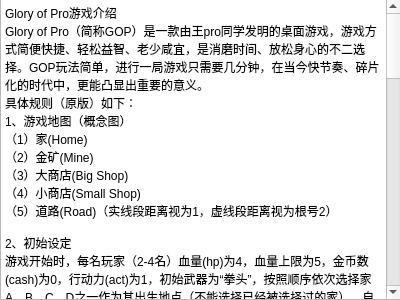
<?xml version="1.0" encoding="UTF-8"?>
<ui version="4.0">
 <class>Rule</class>
 <widget class="QWidget" name="Rule">
  <property name="geometry">
   <rect>
    <x>0</x>
    <y>0</y>
    <width>400</width>
    <height>300</height>
   </rect>
  </property>
  <property name="windowTitle">
   <string>Form</string>
  </property>
  <widget class="QTextBrowser" name="textBrowser">
   <property name="geometry">
    <rect>
     <x>0</x>
     <y>-1</y>
     <width>401</width>
     <height>301</height>
    </rect>
   </property>
   <property name="sizePolicy">
    <sizepolicy hsizetype="Maximum" vsizetype="Maximum">
     <horstretch>0</horstretch>
     <verstretch>0</verstretch>
    </sizepolicy>
   </property>
   <property name="minimumSize">
    <size>
     <width>0</width>
     <height>0</height>
    </size>
   </property>
   <property name="html">
    <string>&lt;!DOCTYPE HTML PUBLIC &quot;-//W3C//DTD HTML 4.0//EN&quot; &quot;http://www.w3.org/TR/REC-html40/strict.dtd&quot;&gt;
&lt;html&gt;&lt;head&gt;&lt;meta name=&quot;qrichtext&quot; content=&quot;1&quot; /&gt;&lt;meta charset=&quot;utf-8&quot; /&gt;&lt;style type=&quot;text/css&quot;&gt;
p, li { white-space: pre-wrap; }
&lt;/style&gt;&lt;/head&gt;&lt;body style=&quot; font-family:'Microsoft YaHei UI'; font-size:9pt; font-weight:400; font-style:normal;&quot;&gt;
&lt;p style=&quot; margin-top:0px; margin-bottom:0px; margin-left:0px; margin-right:0px; -qt-block-indent:0; text-indent:0px;&quot;&gt;Glory of Pro游戏介绍&lt;/p&gt;
&lt;p style=&quot; margin-top:0px; margin-bottom:0px; margin-left:0px; margin-right:0px; -qt-block-indent:0; text-indent:0px;&quot;&gt;Glory of Pro（简称GOP）是一款由王pro同学发明的桌面游戏，游戏方式简便快捷、轻松益智、老少咸宜，是消磨时间、放松身心的不二选择。GOP玩法简单，进行一局游戏只需要几分钟，在当今快节奏、碎片化的时代中，更能凸显出重要的意义。&lt;/p&gt;
&lt;p style=&quot; margin-top:0px; margin-bottom:0px; margin-left:0px; margin-right:0px; -qt-block-indent:0; text-indent:0px;&quot;&gt;具体规则（原版）如下：&lt;/p&gt;
&lt;p style=&quot; margin-top:0px; margin-bottom:0px; margin-left:0px; margin-right:0px; -qt-block-indent:0; text-indent:0px;&quot;&gt;1、游戏地图（概念图）&lt;/p&gt;
&lt;p style=&quot; margin-top:0px; margin-bottom:0px; margin-left:0px; margin-right:0px; -qt-block-indent:0; text-indent:0px;&quot;&gt;（1）家(Home)&lt;/p&gt;
&lt;p style=&quot; margin-top:0px; margin-bottom:0px; margin-left:0px; margin-right:0px; -qt-block-indent:0; text-indent:0px;&quot;&gt;（2）金矿(Mine)&lt;/p&gt;
&lt;p style=&quot; margin-top:0px; margin-bottom:0px; margin-left:0px; margin-right:0px; -qt-block-indent:0; text-indent:0px;&quot;&gt;（3）大商店(Big Shop)&lt;/p&gt;
&lt;p style=&quot; margin-top:0px; margin-bottom:0px; margin-left:0px; margin-right:0px; -qt-block-indent:0; text-indent:0px;&quot;&gt;（4）小商店(Small Shop)&lt;/p&gt;
&lt;p style=&quot; margin-top:0px; margin-bottom:0px; margin-left:0px; margin-right:0px; -qt-block-indent:0; text-indent:0px;&quot;&gt;（5）道路(Road)（实线段距离视为1，虚线段距离视为根号2）&lt;/p&gt;
&lt;p style=&quot;-qt-paragraph-type:empty; margin-top:0px; margin-bottom:0px; margin-left:0px; margin-right:0px; -qt-block-indent:0; text-indent:0px;&quot;&gt;&lt;br /&gt;&lt;/p&gt;
&lt;p style=&quot; margin-top:0px; margin-bottom:0px; margin-left:0px; margin-right:0px; -qt-block-indent:0; text-indent:0px;&quot;&gt;2、初始设定&lt;/p&gt;
&lt;p style=&quot; margin-top:0px; margin-bottom:0px; margin-left:0px; margin-right:0px; -qt-block-indent:0; text-indent:0px;&quot;&gt;游戏开始时，每名玩家（2-4名）血量(hp)为4，血量上限为5，金币数(cash)为0，行动力(act)为1，初始武器为“拳头”，按照顺序依次选择家 A、B、C、D之一作为其出生地点（不能选择已经被选择过的家），自动占领出生点。完成初始设定后，进入行动轮。&lt;/p&gt;
&lt;p style=&quot;-qt-paragraph-type:empty; margin-top:0px; margin-bottom:0px; margin-left:0px; margin-right:0px; -qt-block-indent:0; text-indent:0px;&quot;&gt;&lt;br /&gt;&lt;/p&gt;
&lt;p style=&quot; margin-top:0px; margin-bottom:0px; margin-left:0px; margin-right:0px; -qt-block-indent:0; text-indent:0px;&quot;&gt;3、行动轮(move round)&lt;/p&gt;
&lt;p style=&quot; margin-top:0px; margin-bottom:0px; margin-left:0px; margin-right:0px; -qt-block-indent:0; text-indent:0px;&quot;&gt;在每个行动轮开始时，每位玩家投掷一枚色子，点数最大的玩家（可以为多名）获得行动资格，行动力提升至当前上限。&lt;/p&gt;
&lt;p style=&quot; margin-top:0px; margin-bottom:0px; margin-left:0px; margin-right:0px; -qt-block-indent:0; text-indent:0px;&quot;&gt;获得行动资格的玩家按照出生地顺序依次选择进行以下行动中的一项：&lt;/p&gt;
&lt;p style=&quot; margin-top:0px; margin-bottom:0px; margin-left:0px; margin-right:0px; -qt-block-indent:0; text-indent:0px;&quot;&gt;i.移动(walk)最多为行动力的距离（玩家仅能停留在特殊建筑所在位置）；&lt;/p&gt;
&lt;p style=&quot; margin-top:0px; margin-bottom:0px; margin-left:0px; margin-right:0px; -qt-block-indent:0; text-indent:0px;&quot;&gt;ii.进行玩家所在位置的特殊建筑的可选操作（例如，玩家处在大商店的位置，则可在大商店中购买(buy)武器）；&lt;/p&gt;
&lt;p style=&quot; margin-top:0px; margin-bottom:0px; margin-left:0px; margin-right:0px; -qt-block-indent:0; text-indent:0px;&quot;&gt;iii.攻击(attack)其它玩家，进入战斗轮。&lt;/p&gt;
&lt;p style=&quot; margin-top:0px; margin-bottom:0px; margin-left:0px; margin-right:0px; -qt-block-indent:0; text-indent:0px;&quot;&gt;进行任一行动后，玩家失去行动资格，当所有玩家均失去行动资格后，进入下一个行动轮。&lt;/p&gt;
&lt;p style=&quot;-qt-paragraph-type:empty; margin-top:0px; margin-bottom:0px; margin-left:0px; margin-right:0px; -qt-block-indent:0; text-indent:0px;&quot;&gt;&lt;br /&gt;&lt;/p&gt;
&lt;p style=&quot; margin-top:0px; margin-bottom:0px; margin-left:0px; margin-right:0px; -qt-block-indent:0; text-indent:0px;&quot;&gt;4、特殊建筑(buildings)&lt;/p&gt;
&lt;p style=&quot; margin-top:0px; margin-bottom:0px; margin-left:0px; margin-right:0px; -qt-block-indent:0; text-indent:0px;&quot;&gt;地图中的每个位置都有特殊建筑，分别为家(Home)、金矿(Mine)、大商店(Big Shop)、小商店(Small Shop)，它们有着不同的功能。&lt;/p&gt;
&lt;p style=&quot; margin-top:0px; margin-bottom:0px; margin-left:0px; margin-right:0px; -qt-block-indent:0; text-indent:0px;&quot;&gt;i.家(Home)：当玩家到达一个未被占领或占领者不在内部的Home时，可选择立即占领该Home；玩家在一个已被自己占领的Home中，若拥有行动资格，可选择回复1点血量；若玩家处于其占领的Home内，其它玩家计算到该玩家的距离时获得+0.5惩罚。&lt;/p&gt;
&lt;p style=&quot; margin-top:0px; margin-bottom:0px; margin-left:0px; margin-right:0px; -qt-block-indent:0; text-indent:0px;&quot;&gt;ii.金矿(Mine)：玩家位于金矿且拥有行动资格时，可以选择获得1金币。&lt;/p&gt;
&lt;p style=&quot; margin-top:0px; margin-bottom:0px; margin-left:0px; margin-right:0px; -qt-block-indent:0; text-indent:0px;&quot;&gt;iii.商店(Shop)：玩家位于大（小）商店且拥有行动资格时，可以选择购买装备。小商店的所有装备均比大商店中的同种装备贵1金币。&lt;/p&gt;
&lt;p style=&quot;-qt-paragraph-type:empty; margin-top:0px; margin-bottom:0px; margin-left:0px; margin-right:0px; -qt-block-indent:0; text-indent:0px;&quot;&gt;&lt;br /&gt;&lt;/p&gt;
&lt;p style=&quot; margin-top:0px; margin-bottom:0px; margin-left:0px; margin-right:0px; -qt-block-indent:0; text-indent:0px;&quot;&gt;5、战斗轮&lt;/p&gt;
&lt;p style=&quot; margin-top:0px; margin-bottom:0px; margin-left:0px; margin-right:0px; -qt-block-indent:0; text-indent:0px;&quot;&gt;玩家进行攻击时，首先进行攻击判定。攻击玩家与被攻击玩家各投掷一枚色子，若攻击玩家点数不小于攻击玩家用于攻击的装备等级的负一次方乘以被攻击玩家点数，则攻击判定为成功，否则为失败。攻击判定成功时，依据攻击玩家所使用装备对被攻击玩家造成相应伤害；攻击判定失败时，视为被攻击玩家成功防御或闪避了此次攻击，不受到伤害。&lt;/p&gt;
&lt;p style=&quot; margin-top:0px; margin-bottom:0px; margin-left:0px; margin-right:0px; -qt-block-indent:0; text-indent:0px;&quot;&gt;玩家可选择使用近战或远程武器进行攻击。&lt;/p&gt;
&lt;p style=&quot; margin-top:0px; margin-bottom:0px; margin-left:0px; margin-right:0px; -qt-block-indent:0; text-indent:0px;&quot;&gt;玩家使用近战武器进行攻击时，需与被攻击玩家距离为0；使用远程武器进行攻击时，需与被攻击玩家距离不大于其远程武器射程。&lt;/p&gt;
&lt;p style=&quot;-qt-paragraph-type:empty; margin-top:0px; margin-bottom:0px; margin-left:0px; margin-right:0px; -qt-block-indent:0; text-indent:0px;&quot;&gt;&lt;br /&gt;&lt;/p&gt;
&lt;p style=&quot; margin-top:0px; margin-bottom:0px; margin-left:0px; margin-right:0px; -qt-block-indent:0; text-indent:0px;&quot;&gt;6、商店清单&lt;/p&gt;
&lt;p style=&quot; margin-top:0px; margin-bottom:0px; margin-left:0px; margin-right:0px; -qt-block-indent:0; text-indent:0px;&quot;&gt;“拳头”(fist)（非卖品）0.5级 100% 1伤害&lt;/p&gt;
&lt;p style=&quot; margin-top:0px; margin-bottom:0px; margin-left:0px; margin-right:0px; -qt-block-indent:0; text-indent:0px;&quot;&gt;“刀”(sword)（近战）1级 1金币 100% 1伤害&lt;/p&gt;
&lt;p style=&quot; margin-top:0px; margin-bottom:0px; margin-left:0px; margin-right:0px; -qt-block-indent:0; text-indent:0px;&quot;&gt;	2级 3金币 75% 2伤害 25% 1伤害&lt;/p&gt;
&lt;p style=&quot; margin-top:0px; margin-bottom:0px; margin-left:0px; margin-right:0px; -qt-block-indent:0; text-indent:0px;&quot;&gt;	3级 5金币 75% 3伤害 25% 1伤害&lt;/p&gt;
&lt;p style=&quot; margin-top:0px; margin-bottom:0px; margin-left:0px; margin-right:0px; -qt-block-indent:0; text-indent:0px;&quot;&gt;“枪”(gun)（远程）1级 2金币 50% 1伤害 50% 0伤害&lt;/p&gt;
&lt;p style=&quot; margin-top:0px; margin-bottom:0px; margin-left:0px; margin-right:0px; -qt-block-indent:0; text-indent:0px;&quot;&gt;	2级 4金币 50% 2伤害 25% 1伤害 25% 0伤害&lt;/p&gt;
&lt;p style=&quot; margin-top:0px; margin-bottom:0px; margin-left:0px; margin-right:0px; -qt-block-indent:0; text-indent:0px;&quot;&gt;	3级 6金币 50% 3伤害 25% 2伤害 25% 0伤害&lt;/p&gt;
&lt;p style=&quot; margin-top:0px; margin-bottom:0px; margin-left:0px; margin-right:0px; -qt-block-indent:0; text-indent:0px;&quot;&gt;枪类武器射程等同于其等级，只能攻击水平或垂直方向目标&lt;/p&gt;
&lt;p style=&quot; margin-top:0px; margin-bottom:0px; margin-left:0px; margin-right:0px; -qt-block-indent:0; text-indent:0px;&quot;&gt;“翅膀”(wing)（飞行道具）1级 3金币 增加0.5行动力上限&lt;/p&gt;
&lt;p style=&quot; margin-top:0px; margin-bottom:0px; margin-left:0px; margin-right:0px; -qt-block-indent:0; text-indent:0px;&quot;&gt;	         2级 5金币 增加1行动力上限&lt;/p&gt;
&lt;p style=&quot; margin-top:0px; margin-bottom:0px; margin-left:0px; margin-right:0px; -qt-block-indent:0; text-indent:0px;&quot;&gt;“血瓶”(blood) 购买后玩家立刻回复1点血量 1金币&lt;/p&gt;
&lt;p style=&quot; margin-top:0px; margin-bottom:0px; margin-left:0px; margin-right:0px; -qt-block-indent:0; text-indent:0px;&quot;&gt;“回城卷轴”(tp) 1金币 玩家拥有行动资格时，可选择使用回城卷轴，移动到任一自己占领的家，该行为视为一次行动。&lt;/p&gt;
&lt;p style=&quot;-qt-paragraph-type:empty; margin-top:0px; margin-bottom:0px; margin-left:0px; margin-right:0px; -qt-block-indent:0; text-indent:0px;&quot;&gt;&lt;br /&gt;&lt;/p&gt;
&lt;p style=&quot; margin-top:0px; margin-bottom:0px; margin-left:0px; margin-right:0px; -qt-block-indent:0; text-indent:0px;&quot;&gt;7、玩家死亡&lt;/p&gt;
&lt;p style=&quot; margin-top:0px; margin-bottom:0px; margin-left:0px; margin-right:0px; -qt-block-indent:0; text-indent:0px;&quot;&gt;当玩家血量降低至0（含）以下时，该玩家死亡。当一名玩家的攻击造成一名其它玩家死亡时，该玩家血量上限+1，血量+1。当只有一名玩家未死亡时，游戏结束，该玩家胜利。&lt;/p&gt;&lt;/body&gt;&lt;/html&gt;</string>
   </property>
  </widget>
 </widget>
 <resources/>
 <connections/>
</ui>
